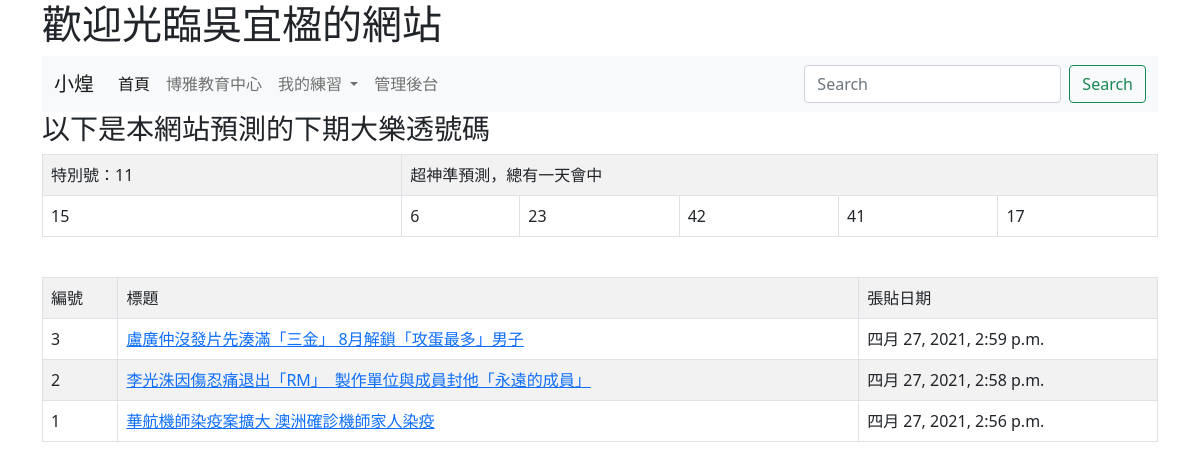
The page / on the database its author committed.
### mysite/models.py (models this page shows, shortened)
class Post(models.Model):
    title = models.CharField(max_length=200)
    body = models.TextField()
    pub_date = models.DateTimeField(default=timezone.now)
    class Meta:
        ordering = ('-pub_date',)

### mysite/views.py (the view)
# urls.py: path('', index),
def index(request):
	posts=Post.objects.all()
	myname = "吳宜楹"
	data = [i for i in range(1, 43)]
	random.shuffle(data)
	lotto_numbers = data[0:6]
	special_number = data[6]
	return render(request, 'index.html', locals())

### templates/index.html (shortened to what this page needs)
<!doctype html>
<html>
  <head>
    <link href="https://cdn.jsdelivr.net/npm/bootstrap@5.0.0-beta3/dist/css/bootstrap.min.css" rel="stylesheet">
  </head>
  <body>
  	<div class="container">
	    <h1>歡迎光臨{{ myname }}的網站</h1>
      <nav class="navbar navbar-expand-lg navbar-light bg-light">
  <div class="container-fluid">
    <a class="navbar-brand" href="#">小煌</a>
    <div class="collapse navbar-collapse" id="navbarSupportedContent">
      <ul class="navbar-nav me-auto mb-2 mb-lg-0">
        <li class="nav-item">
          <a class="nav-link active" aria-current="page" href="/">首頁</a>
        </li>
        <li class="nav-item">
          <a class="nav-link" href="https://cla.nkust.edu.tw">博雅教育中心</a>
        </li>
        <li class="nav-item dropdown">
          <a class="nav-link dropdown-toggle" href="#" id="navbarDropdown" role="button" data-bs-toggle="dropdown" aria-expanded="false">
            我的練習
          </a>
        </li>
        <li class="nav-item">
          <a class="nav-link" href="/admin/" tabindex="-1">管理後台</a>
        </li>
      </ul>
      <form class="d-flex">
        <input class="form-control me-2" type="search" placeholder="Search" aria-label="Search">
        <button class="btn btn-outline-success" type="submit">Search</button>
      </form>
    </div>
  </div>
</nav>
<h3>以下是本網站預測的下期大樂透號碼</h3>
<table class='table table-striped table-bordered'>
  <tr><td>特別號：{{ special_number }}</td><td colspan=5>超神準預測，總有一天會中</td></tr>
  <tr>
    {% for no in lotto_numbers %}
    <td>
      {{ no }}
    </td>
    {% endfor %}
  </tr>
</table>
<br>
<table class='table table-striped table-bordered'>
  <tr><td>編號</td><td>標題</td><td>張貼日期</td></tr>
{% for post in posts %}
 <tr>
  <td>{{ post.id }}</td>
  <td><a href="/show/{{post.id}}/">{{ post.title }}</a></td>
  <td>{{post.pub_date }}</td>
 </tr>
{% endfor %}
</table>
  </div>
  </body>
</html>

### rows shown on the page
Post: id "3", title "盧廣仲沒發片先湊滿「三金」 8月解鎖「攻蛋最多」男子", pub_date "四月 27, 2021, 2:59 p.m."
Post: id "2", title "李光洙因傷忍痛退出「RM」 製作單位與成員封他「永遠的成員」", pub_date "四月 27, 2021, 2:58 p.m."
Post: id "1", title "華航機師染疫案擴大 澳洲確診機師家人染疫", pub_date "四月 27, 2021, 2:56 p.m."

### other values the page prints
{{ special_number }} "11"
{{ no }} "15" "6" "23" "42" "41" "17"
